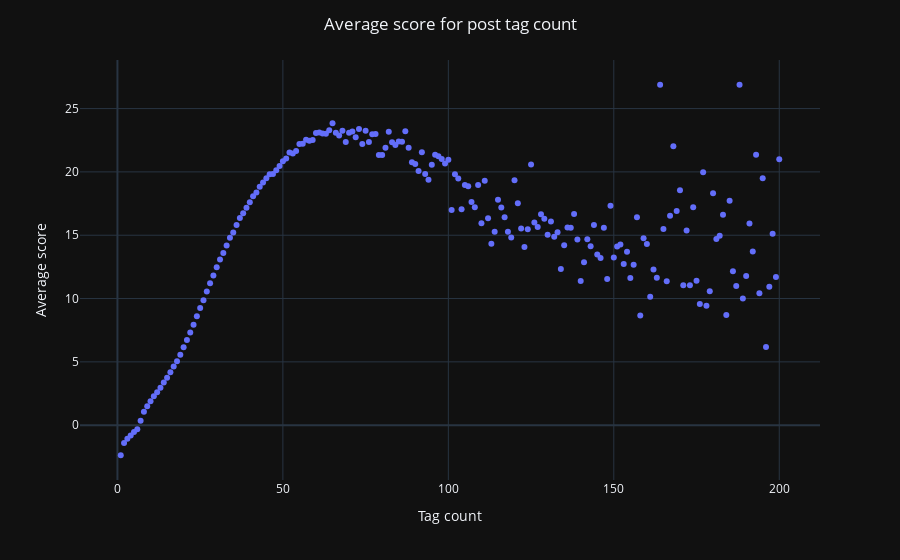

The cell this chart's notebook holds for it:
### Code cell
plot("post_scores_and_tag_count", px.scatter(post_scores_and_tag_count_df).update_layout(
    title="Average score for post tag count",
    xaxis_title="Tag count",
    yaxis_title="Average score",
    showlegend=False,
))

### Figure 1 — Plotly figure (JSON) as saved in the notebook; plotly's stock layout.template omitted (floating-point values rounded to 4 significant figures; data arrays with more than 128 entries replaced by an {"elided": "..."} marker saying what was removed)
{"data": [{"hovertemplate": "variable=score<br>tag_count=%{x}<br>value=%{y}<extra></extra>", "legendgroup": "score", "marker": {"color": "#636efa", "symbol": "circle"}, "mode": "markers", "name": "score", "orientation": "v", "showlegend": true, "x": {"elided": "200 int values"}, "xaxis": "x", "y": {"elided": "200 float values"}, "yaxis": "y", "type": "scatter"}], "layout": {"xaxis": {"anchor": "y", "domain": [0.0, 1.0], "title": {"text": "Tag count"}}, "yaxis": {"anchor": "x", "domain": [0.0, 1.0], "title": {"text": "Average score"}}, "legend": {"title": {"text": "variable"}, "tracegroupgap": 0}, "margin": {"t": 60}, "title": {"text": "Average score for post tag count", "x": 0.5}, "showlegend": false}}
